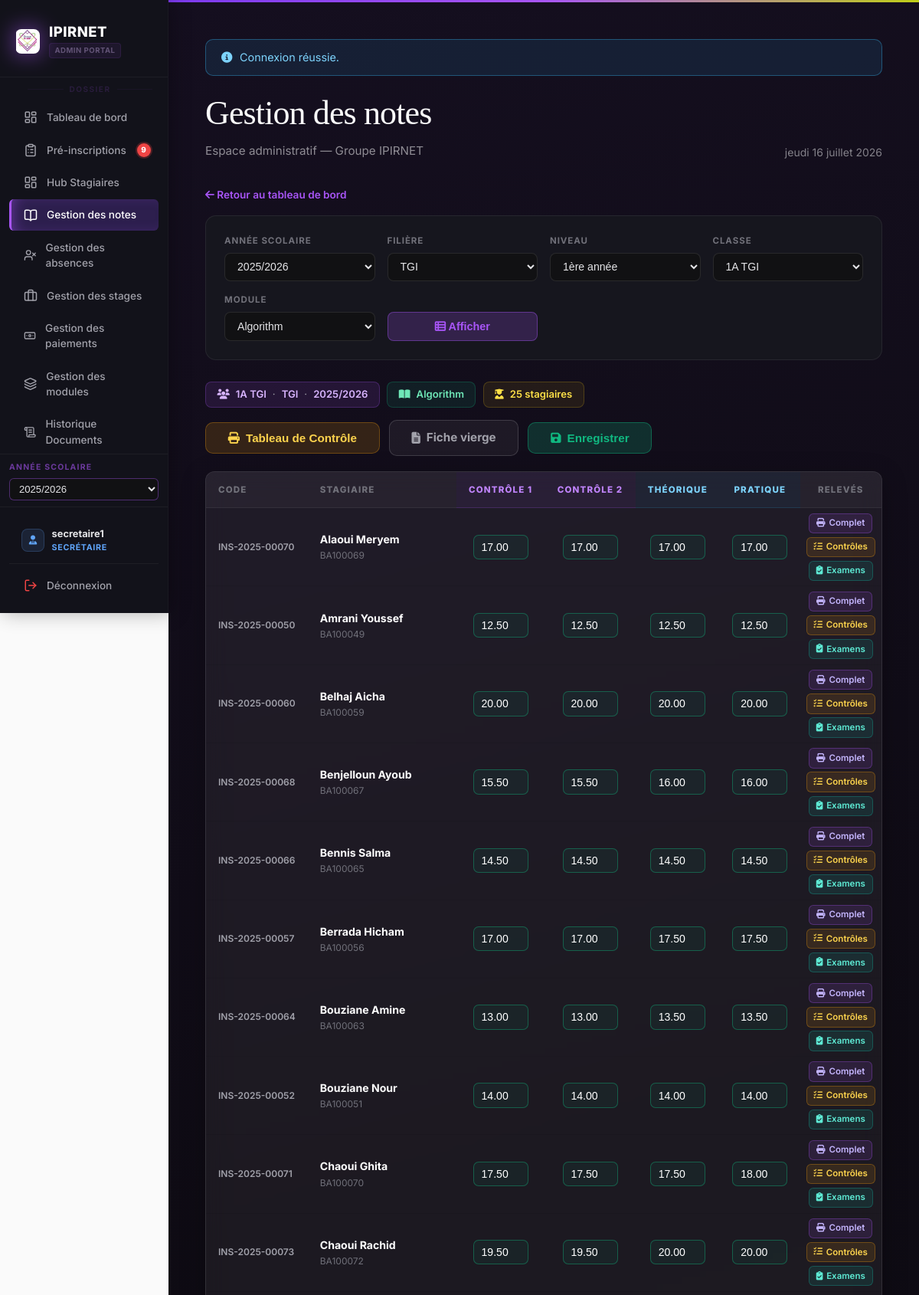
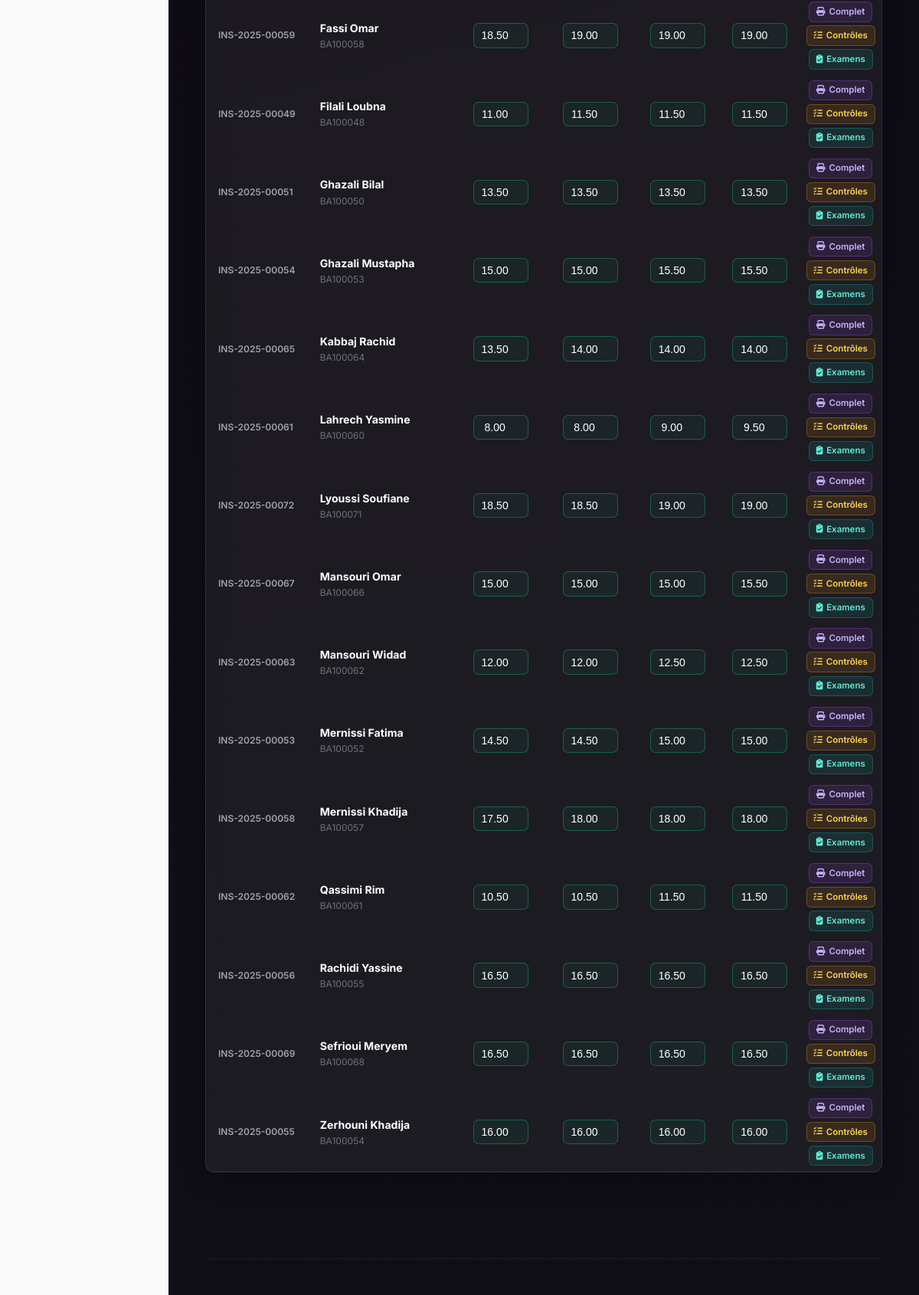
Page /gestion_des_stagiaires/notes.php (signed in) on the committed database (2 pictures, top to bottom).
### tables this page shows
CREATE TABLE `filieres` (
  `id_filiere` int(10) UNSIGNED NOT NULL,
  `nom_filiere` varchar(255) NOT NULL,
  `niveau` varchar(128) DEFAULT NULL
);

CREATE TABLE `classes` (
  `id_classe` int(10) UNSIGNED NOT NULL,
  `nom_classe` varchar(128) NOT NULL,
  `annee_scolaire` varchar(16) NOT NULL,
  `niveau` varchar(32) NOT NULL DEFAULT '',
  `id_filiere` int(10) UNSIGNED NOT NULL,
  `capacite` int(10) UNSIGNED NOT NULL DEFAULT 30
);

CREATE TABLE `modules` (
  `id_module` int(10) UNSIGNED NOT NULL,
  `nom_module` varchar(255) NOT NULL,
  `masse_horaire` smallint(5) UNSIGNED DEFAULT NULL,
  `semestre` tinyint(3) UNSIGNED DEFAULT NULL,
  `id_filiere` int(10) UNSIGNED NOT NULL,
  `coefficient` int(11) DEFAULT 1,
  `nb_controles` tinyint(3) UNSIGNED NOT NULL DEFAULT 1 COMMENT 'Nombre de contrôles continus pour ce module'
);

CREATE TABLE `stagiaires` (
  `id_stagiaire` int(10) UNSIGNED NOT NULL,
  `num_inscri` varchar(32) NOT NULL,
  `cin` varchar(8) DEFAULT NULL,
  `nom` varchar(100) NOT NULL,
  `prenom` varchar(100) NOT NULL,
  `date_naissance` date DEFAULT NULL,
  `adresse` varchar(512) DEFAULT NULL,
  `email` varchar(255) DEFAULT NULL,
  `telephone` varchar(15) DEFAULT NULL,
  `telephone_parent` varchar(15) DEFAULT NULL COMMENT 'CDC fiche inscription',
  `nom_tuteur` varchar(255) DEFAULT NULL COMMENT 'Père ou tuteur',
  `sexe` varchar(1) NOT NULL DEFAULT 'M' COMMENT 'M = Masculin, F = Féminin',
  `photo` varchar(512) DEFAULT NULL,
  `date_inscription` date NOT NULL,
  `id_classe` int(10) UNSIGNED NOT NULL,
  `created_at` timestamp NOT NULL DEFAULT current_timestamp(),
  `updated_at` timestamp NULL DEFAULT NULL ON UPDATE current_timestamp(),
  `remise_mensuelle` decimal(10,2) NOT NULL DEFAULT 0.00
);

### gestion_des_stagiaires/notes.php (the view, shortened to what the rows shown need)
<?php
  require __DIR__ . '/includes/bootstrap.php';
  $anneeSelectionnee  = trim((string)($_GET['annee']      ?? ''));
  $idFiliereSelecte   = (int)($_GET['id_filiere'] ?? 0);
  $niveauSelectionne  = trim((string)($_GET['niveau']     ?? ''));
  $idClasseSelecte    = (int)($_GET['id_classe']  ?? 0);
  $idModuleSelecte    = (int)($_GET['id_module']  ?? 0);
  $toutesAnnees = $pdo->query(
      "SELECT DISTINCT annee_scolaire FROM classes
        WHERE annee_scolaire REGEXP '^[0-9]{4}/[0-9]{4}$'
        ORDER BY annee_scolaire DESC"
  )->fetchAll(PDO::FETCH_COLUMN);
  if ($anneeSelectionnee === '') {
      $anneeSelectionnee = $_SESSION['global_annee_scolaire'] ?? ($toutesAnnees[0] ?? '');
  }
  $toutesFilières = $pdo->query(
      "SELECT DISTINCT f.id_filiere, f.nom_filiere
         FROM filieres f
        INNER JOIN classes c ON c.id_filiere = f.id_filiere
        ORDER BY f.nom_filiere"
  )->fetchAll();
  if ($idFiliereSelecte === 0 && !empty($toutesFilières)) {
      $idFiliereSelecte = (int)$toutesFilières[0]['id_filiere'];
  }
  $tousNiveaux = [];
  if ($idFiliereSelecte > 0 && $anneeSelectionnee !== '') {
      $reqNiveaux = $pdo->prepare(
          "SELECT DISTINCT niveau FROM classes WHERE id_filiere = ? AND annee_scolaire = ? ORDER BY niveau"
      );
      $reqNiveaux->execute([$idFiliereSelecte, $anneeSelectionnee]);
      $tousNiveaux = $reqNiveaux->fetchAll(PDO::FETCH_COLUMN);
      if ($niveauSelectionne === '' && !empty($tousNiveaux)) {
          $niveauSelectionne = $tousNiveaux[0];
      }
  }
  if ($idFiliereSelecte > 0 && $anneeSelectionnee !== '' && $niveauSelectionne !== '') {
      $reqClasses = $pdo->prepare(
          "SELECT id_classe, nom_classe FROM classes
            WHERE id_filiere = ? AND annee_scolaire = ? AND niveau = ?
            ORDER BY nom_classe"
      );
      $reqClasses->execute([$idFiliereSelecte, $anneeSelectionnee, $niveauSelectionne]);
      $toutesLesClasses = $reqClasses->fetchAll();
      $idsClassesValides = array_map('intval', array_column($toutesLesClasses, 'id_classe'));
      if (!empty($toutesLesClasses) && !in_array($idClasseSelecte, $idsClassesValides, true)) {
          $idClasseSelecte = (int)$toutesLesClasses[0]['id_classe'];
      }
  }
  if ($idFiliereSelecte > 0) {
      $reqModules = $pdo->prepare(
          "SELECT id_module, nom_module, nb_controles FROM modules WHERE id_filiere = ? ORDER BY nom_module"
      );
      $reqModules->execute([$idFiliereSelecte]);
      $tousModules = $reqModules->fetchAll();
      if ($idModuleSelecte === 0 && !empty($tousModules)) {
          $idModuleSelecte = (int)$tousModules[0]['id_module'];
      }
  }
  $infoClasse  = null;
  $infoModule  = null;
  $nbControles = 1;
  if ($idClasseSelecte > 0) {
      $reqInfoClasse = $pdo->prepare(
          "SELECT c.nom_classe, f.nom_filiere, c.annee_scolaire
             FROM classes c
             JOIN filieres f ON f.id_filiere = c.id_filiere
            WHERE c.id_classe = ?"
      );
      $reqInfoClasse->execute([$idClasseSelecte]);
      $infoClasse = $reqInfoClasse->fetch();
  }
  if ($idModuleSelecte > 0) {
      $reqInfoModule = $pdo->prepare(
          "SELECT nom_module, nb_controles FROM modules WHERE id_module = ?"
      );
      $reqInfoModule->execute([$idModuleSelecte]);
      $infoModule = $reqInfoModule->fetch();
      if ($infoModule) {
          $nbControles = max(1, (int)$infoModule['nb_controles']);
      }
  }
  $stagiaires      = [];
  $notesByEtudiant = [];
  if ($idClasseSelecte > 0 && $idModuleSelecte > 0) {
      $reqStagiaires = $pdo->prepare(
          "SELECT s.id_stagiaire, s.num_inscri, s.nom, s.prenom, s.cin
             FROM stagiaires s
            WHERE s.id_classe = ?
            ORDER BY s.nom, s.prenom"
      );
      $reqStagiaires->execute([$idClasseSelecte]);
      $stagiaires = $reqStagiaires->fetchAll();
      if (!empty($stagiaires)) {
          $idsStagiaires   = array_column($stagiaires, 'id_stagiaire');
          $placeholdersNotes = implode(',', array_fill(0, count($idsStagiaires), '?'));
          $reqNotes = $pdo->prepare(
              "SELECT id_stagiaire, type, note
                 FROM module_notes
                WHERE id_stagiaire IN ($placeholdersNotes) AND id_module = ?"
          );
          $reqNotes->execute([...$idsStagiaires, $idModuleSelecte]);
          foreach ($reqNotes->fetchAll() as $ligneNote) {
              $notesByEtudiant[(int)$ligneNote['id_stagiaire']][$ligneNote['type']] =
                  $ligneNote['note'] !== null ? (string)$ligneNote['note'] : '';
          }
      }
  }
  require_once __DIR__ . '/includes/header.php';
  ?>
  <div class="notes-shell">
      <div class="notes-filter-card">
          <form method="get" action="notes.php" id="notes-filter-form">
          <div class="notes-filter-grid">
              <div class="notes-filter-group">
                  <label>Niveau</label>
                  <select name="niveau" id="nf-niveau" <?= ($idFiliereSelecte === 0 || $anneeSelectionnee === '') ? 'disabled' : '' ?>>
                      <?php foreach ($tousNiveaux as $niveau): ?>
                      <option value="<?= h($niveau) ?>" <?= $niveau === $niveauSelectionne ? 'selected' : '' ?>><?= h($niveau) ?></option>
                      <?php endforeach; ?>
                  </select>
              </div>
          </div>
          </form>
      </div>
      <?php if ($idClasseSelecte > 0 && $idModuleSelecte > 0): ?>
      <form method="post" action="notes.php" id="notes-save-form">
          <div class="notes-header-bar">
              <div style="display:flex;flex-wrap:wrap;gap:0.6rem;align-items:center;">
                  <?php if ($infoClasse): ?>
                  <div class="notes-context-badge">
                      <i class="fa-solid fa-users"></i>
                      <?= h((string)$infoClasse['nom_classe']) ?>
                      <span>·</span><?= h((string)$infoClasse['nom_filiere']) ?>
                      <span>·</span><?= h((string)$infoClasse['annee_scolaire']) ?>
                  </div>
                  <?php endif; ?>
                  <?php if ($infoModule): ?>
                  <div class="notes-context-badge" style="background:rgba(16,185,129,0.1);border-color:rgba(16,185,129,0.25);color:#6ee7b7;">
                      <i class="fa-solid fa-book-open"></i>
                      <?= h((string)$infoModule['nom_module']) ?>
                  </div>
                  <?php endif; ?>
                  <div class="notes-context-badge" style="background:rgba(250,204,21,0.08);border-color:rgba(250,204,21,0.2);color:#fde047;">
                      <i class="fa-solid fa-user-graduate"></i>
                      <?= count($stagiaires) ?> stagiaire<?= count($stagiaires) !== 1 ? 's' : '' ?>
                  </div>
              </div>
          </div>
          <?php if (count($stagiaires) === 0): ?>
          <div class="notes-empty">
              <i class="fa-solid fa-user-slash"></i>
              Aucun stagiaire dans cette classe.
          </div>
          <?php else: ?>
          <div class="card" style="padding:0;overflow:hidden;">
              <div class="notes-table-wrap">
                  <table class="notes-table">
                      <thead>
                          <tr>
                              <th style="width:8%;white-space:nowrap;">Code</th>
                              <th style="width:22%;">Stagiaire</th>
                              <?php if ($nbControles === 1): ?>
                                  <th class="th-group-controle">Contrôle</th>
                              <?php else: ?>
                                  <?php for ($numCtrl = 1; $numCtrl <= $nbControles; $numCtrl++): ?>
                                      <th class="th-group-controle">Contrôle <?= $numCtrl ?></th>
                                  <?php endfor; ?>
                              <?php endif; ?>
                              <th class="th-group-examen">Théorique</th>
                              <th class="th-group-examen">Pratique</th>
                              <th style="white-space:nowrap;text-align:center;">Relevés</th>
                          </tr>
                      </thead>
                      <tbody>
                      <?php foreach ($stagiaires as $stagiaire):
                          $idStagiaire   = (int)$stagiaire['id_stagiaire'];
                          $notesEtudiant = $notesByEtudiant[$idStagiaire] ?? [];
                      ?>
                      <tr id="row-<?= $idStagiaire ?>">
                          <td style="font-size:0.75rem;color:#a1a1aa;font-weight:600;white-space:nowrap;">
                              <?= h((string)($stagiaire['num_inscri'] ?? '')) ?>
                          </td>
                          <td>
                              <div class="stag-name"><?= h(trim($stagiaire['nom'] . ' ' . $stagiaire['prenom'])) ?></div>
                              <?php if (!empty($stagiaire['cin'])): ?>
                              <div class="stag-cin"><?= h((string)$stagiaire['cin']) ?></div>
                              <?php endif; ?>
                          </td>
                          <?php for ($numCtrl = 1; $numCtrl <= $nbControles; $numCtrl++):
                              $typeCtrl  = "controle_$numCtrl";
                              $valCtrl   = $notesEtudiant[$typeCtrl] ?? '';
                          ?>
                          <td>
                              <input type="number"
                                  class="note-input<?= $valCtrl !== '' ? ' has-value' : '' ?>"
                                  name="notes[<?= $idStagiaire ?>][<?= $typeCtrl ?>]"
                                  value="<?= h($valCtrl) ?>"
                                  min="0" max="20" step="any"
                                  placeholder="—">
                          </td>
                          <?php endfor; ?>
                          <td>
                              <?php $noteTheo = $notesEtudiant['theorique'] ?? ''; ?>
                              <input type="number"
                                  class="note-input<?= $noteTheo !== '' ? ' has-value' : '' ?>"
                                  name="notes[<?= $idStagiaire ?>][theorique]"
                                  value="<?= h($noteTheo) ?>"
                                  min="0" max="20" step="any"
                                  placeholder="—">
                          </td>
                          <td>
                              <?php $notePrat = $notesEtudiant['pratique'] ?? ''; ?>
                              <input type="number"
                                  class="note-input<?= $notePrat !== '' ? ' has-value' : '' ?>"
                                  name="notes[<?= $idStagiaire ?>][pratique]"
                                  value="<?= h($notePrat) ?>"
                                  min="0" max="20" step="any"
                                  placeholder="—">
                          </td>
                          <td style="text-align:center;white-space:nowrap;padding:0.4rem 0.5rem;">
                              <div style="display:flex;flex-direction:column;gap:0.3rem;align-items:center;">
                                  <a href="print_releve_notes.php?id=<?= $idStagiaire ?>&mode=combined" target="_blank"
                                     title="Relevé Complet"
                                     style="display:inline-flex;align-items:center;gap:0.3rem;padding:0.22rem 0.55rem;border-radius:6px;font-size:0.72rem;font-weight:600;text-decoration:none;background:rgba(168,85,247,0.12);border:1px solid rgba(168,85,247,0.3);color:#c4b5fd;white-space:nowrap;">
                                      <i class="fa-solid fa-print"></i> Complet
                                  </a>
                                  <a href="print_releve_notes.php?id=<?= $idStagiaire ?>&mode=controle" target="_blank"
                                     title="Relevé Contrôles"
                                     style="display:inline-flex;align-items:center;gap:0.3rem;padding:0.22rem 0.55rem;border-radius:6px;font-size:0.72rem;font-weight:600;text-decoration:none;background:rgba(245,158,11,0.12);border:1px solid rgba(245,158,11,0.3);color:#fcd34d;white-space:nowrap;">
                                      <i class="fa-solid fa-list-check"></i> Contrôles
                                  </a>
                                  <a href="print_releve_notes.php?id=<?= $idStagiaire ?>&mode=examen" target="_blank"
                                     title="Relevé Examens"
                                     style="display:inline-flex;align-items:center;gap:0.3rem;padding:0.22rem 0.55rem;border-radius:6px;font-size:0.72rem;font-weight:600;text-decoration:none;background:rgba(20,184,166,0.12);border:1px solid rgba(20,184,166,0.3);color:#5eead4;white-space:nowrap;">
                                      <i class="fa-solid fa-clipboard-check"></i> Examens
                                  </a>
                              </div>
                          </td>
                      </tr>
                      <?php endforeach; ?>
                      </tbody>
                  </table>
              </div>
          </div>
          <?php endif; ?>
      </form>
      <?php endif; ?>
  </div>
  <?php require_once __DIR__ . '/includes/footer.php'; ?>

### rows in the picture
filieres: niveau "1ère année"
classes: nom_classe "1A TGI", id_filiere.nom_filiere "TGI", annee_scolaire "2025/2026"
modules: nom_module "Algorithm"
stagiaires: num_inscri "INS-2025-00070", nom+prenom "Alaoui Meryem", cin "BA100069", id_stagiaire "17.00"
stagiaires: num_inscri "INS-2025-00050", nom+prenom "Amrani Youssef", cin "BA100049", id_stagiaire "12.50"
stagiaires: num_inscri "INS-2025-00060", nom+prenom "Belhaj Aicha", cin "BA100059", id_stagiaire "20.00"
stagiaires: num_inscri "INS-2025-00068", nom+prenom "Benjelloun Ayoub", cin "BA100067", id_stagiaire "15.50", id_stagiaire "16.00"
stagiaires: num_inscri "INS-2025-00066", nom+prenom "Bennis Salma", cin "BA100065", id_stagiaire "14.50"
stagiaires: num_inscri "INS-2025-00057", nom+prenom "Berrada Hicham", cin "BA100056", id_stagiaire "17.00", id_stagiaire "17.50"
stagiaires: num_inscri "INS-2025-00064", nom+prenom "Bouziane Amine", cin "BA100063", id_stagiaire "13.00", id_stagiaire "13.50"
stagiaires: num_inscri "INS-2025-00052", nom+prenom "Bouziane Nour", cin "BA100051", id_stagiaire "14.00"
stagiaires: num_inscri "INS-2025-00071", nom+prenom "Chaoui Ghita", cin "BA100070", id_stagiaire "17.50", id_stagiaire "18.00"
stagiaires: num_inscri "INS-2025-00073", nom+prenom "Chaoui Rachid", cin "BA100072", id_stagiaire "19.50", id_stagiaire "20.00"
stagiaires: num_inscri "INS-2025-00059", nom+prenom "Fassi Omar", cin "BA100058", id_stagiaire "18.50", id_stagiaire "19.00"
stagiaires: num_inscri "INS-2025-00049", nom+prenom "Filali Loubna", cin "BA100048", id_stagiaire "11.00", id_stagiaire "11.50"
stagiaires: num_inscri "INS-2025-00051", nom+prenom "Ghazali Bilal", cin "BA100050", id_stagiaire "13.50"
stagiaires: num_inscri "INS-2025-00054", nom+prenom "Ghazali Mustapha", cin "BA100053", id_stagiaire "15.00", id_stagiaire "15.50"
stagiaires: num_inscri "INS-2025-00065", nom+prenom "Kabbaj Rachid", cin "BA100064", id_stagiaire "13.50", id_stagiaire "14.00"
stagiaires: num_inscri "INS-2025-00061", nom+prenom "Lahrech Yasmine", cin "BA100060", id_stagiaire "8.00", id_stagiaire "9.00", id_stagiaire "9.50"
stagiaires: num_inscri "INS-2025-00072", nom+prenom "Lyoussi Soufiane", cin "BA100071", id_stagiaire "18.50", id_stagiaire "19.00"
stagiaires: num_inscri "INS-2025-00067", nom+prenom "Mansouri Omar", cin "BA100066", id_stagiaire "15.00", id_stagiaire "15.50"
stagiaires: num_inscri "INS-2025-00063", nom+prenom "Mansouri Widad", cin "BA100062", id_stagiaire "12.00", id_stagiaire "12.50"
stagiaires: num_inscri "INS-2025-00053", nom+prenom "Mernissi Fatima", cin "BA100052", id_stagiaire "14.50", id_stagiaire "15.00"
stagiaires: num_inscri "INS-2025-00058", nom+prenom "Mernissi Khadija", cin "BA100057", id_stagiaire "17.50", id_stagiaire "18.00"
stagiaires: num_inscri "INS-2025-00062", nom+prenom "Qassimi Rim", cin "BA100061", id_stagiaire "10.50", id_stagiaire "11.50"
stagiaires: num_inscri "INS-2025-00056", nom+prenom "Rachidi Yassine", cin "BA100055", id_stagiaire "16.50"
stagiaires: num_inscri "INS-2025-00069", nom+prenom "Sefrioui Meryem", cin "BA100068", id_stagiaire "16.50"
stagiaires: num_inscri "INS-2025-00055", nom+prenom "Zerhouni Khadija", cin "BA100054", id_stagiaire "16.00"

### other values in the picture
$notifDots['demandes'] "9"
$__nomUtilisateur "secretaire1"
$__libelleRole "SECRÉTAIRE"
$flash['msg'] "Connexion réussie."
$pageTitle "Gestion des notes"
$gdsFrenchDate() "jeudi 16 juillet 2026"
count($stagiaires) "25"
form field global_annee_value "2025/2026"
form field annee "2025/2026"
form field id_filiere "TGI"
form field id_classe "1A TGI"
form field id_module "Algorithm"
